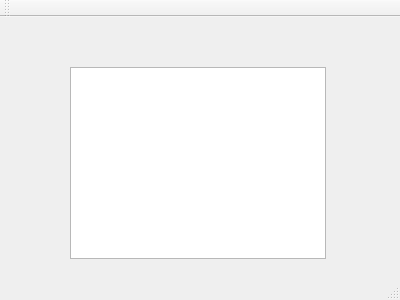
<?xml version="1.0" encoding="UTF-8"?>
<ui version="4.0">
 <class>Mission_page</class>
 <widget class="QMainWindow" name="Mission_page">
  <property name="geometry">
   <rect>
    <x>0</x>
    <y>0</y>
    <width>400</width>
    <height>300</height>
   </rect>
  </property>
  <property name="windowTitle">
   <string>Mission_page</string>
  </property>
  <widget class="QWidget" name="centralWidget">
   <widget class="QTableWidget" name="tableWidget">
    <property name="geometry">
     <rect>
      <x>70</x>
      <y>50</y>
      <width>256</width>
      <height>192</height>
     </rect>
    </property>
   </widget>
  </widget>
  <widget class="QMenuBar" name="menuBar">
   <property name="geometry">
    <rect>
     <x>0</x>
     <y>0</y>
     <width>400</width>
     <height>23</height>
    </rect>
   </property>
  </widget>
  <widget class="QToolBar" name="mainToolBar">
   <attribute name="toolBarArea">
    <enum>TopToolBarArea</enum>
   </attribute>
   <attribute name="toolBarBreak">
    <bool>false</bool>
   </attribute>
  </widget>
  <widget class="QStatusBar" name="statusBar"/>
 </widget>
 <layoutdefault spacing="6" margin="11"/>
 <resources/>
 <connections/>
</ui>
